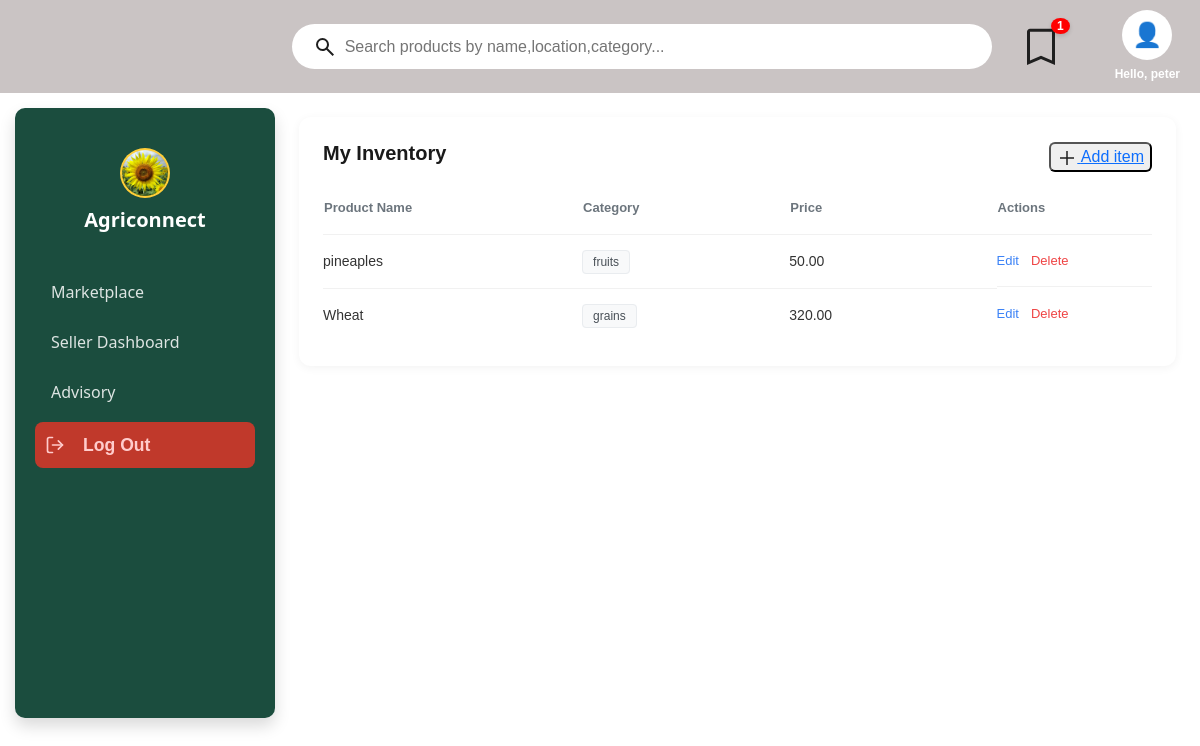
Page /app1/sellerdash (signed in) on the earlier database version.
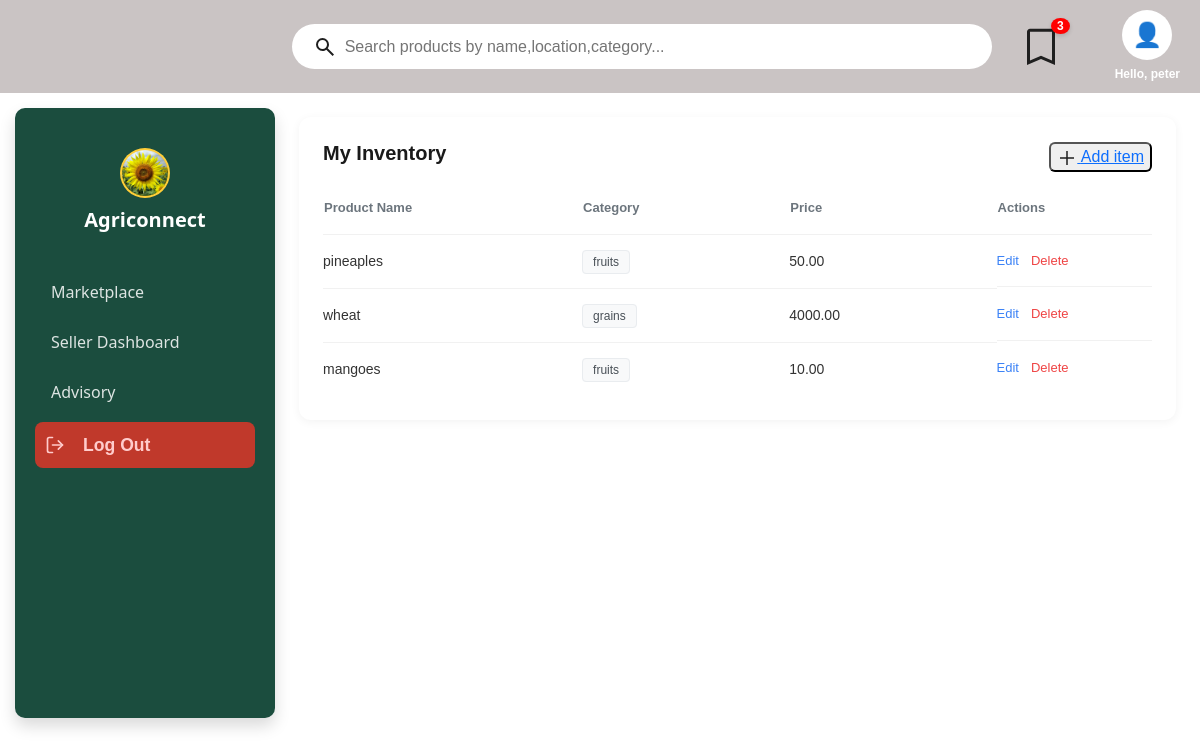
Same page on the later database version.
### app1/models.py (models this page shows, shortened)
class Product(models.Model):
    CATEGORY_CHOICES = [
        ('grains', 'Grains'),
        ('vegetables', 'Vegetables'),
        ('fruits', 'Fruits'),
        ('livestock', 'Livestock'),
        ('tubers', 'Tubers'),
    ]
    seller = models.ForeignKey(User, on_delete=models.CASCADE)
    name = models.CharField(max_length=100)
    category = models.CharField(max_length=50, choices=CATEGORY_CHOICES)
    location = models.CharField(max_length=100)
    price = models.DecimalField(max_digits=10, decimal_places=2)
    quantity = models.CharField(max_length=50) # e.g., "50 bags"
    phone_number = models.CharField(max_length=15)
    image = models.ImageField(upload_to='product_images/') # Requires Pillow installed

### app1/views.py (the view)
# urls.py: path('sellerdash',views.seller_dashboard,name='seller'),
@login_required
def seller_dashboard(request):
    user_products = Product.objects.filter(seller=request.user)
    return render(request, 'app1/sellerdashboard.html', {'products': user_products})

### app1/context_processors.py (called while the page is built)
def saved_items_processor(request):
    if request.user.is_authenticated:
        saved_items = SavedItem.objects.filter(user=request.user).select_related('product')
        return {'saved_items': saved_items}
    return {'saved_items': []}

### app1/templates/app1/sellerdashboard.html
{% extends "main.html" %}
{% block content %}
{%load static%}
<link rel="stylesheet" href="{%static 'css/main.css'%}">
<link rel="stylesheet" href="{%static 'bootstrap/css/bootstrap.min.css'%}">
<div class="sellercontent flex-grow-1 p-4 "style="font-family:  sans-serif;">
    <div class="inventory-container ">
        <div class="inventory-header">
            <h2>My Inventory</h2>
            <button class="rounded-2 "><a href="{%url 'add'%}" class=" "><span><svg xmlns="http://www.w3.org/2000/svg" height="20px" viewBox="0 -960 960 960" width="20px" fill="#1f1f1f"><path d="M444-144v-300H144v-72h300v-300h72v300h300v72H516v300h-72Z"/></svg></span> Add item</a></button>
        </div>
        <table class="inventory-table">
            <thead>
                <tr>
                    <th style="width: 25%;">Product Name</th>
                    <th style="width: 20%;">Category</th>
                    <th style="width: 20%;">Price</th>
                    <th style="width: 15%;">Actions</th>
                </tr>
            </thead>
            <tbody>
                 {%for product in products%}
                <tr>
                    <td class="product-name">{{product.name}}</td>
                    <td><span class="category-badge">{{product.category}}</span></td>
                    <td class="price">{{product.price}}</td>
                    <td class="actions">
                        <a href="{%url 'update' product.id%}" class="edit-btn">Edit</a>
                        <a href="{%url 'delete' product.id%}" class="delete-btn">Delete</a>
                    </td>
                </tr>
                {%endfor%}
            </tbody>
        </table>
    </div>
</div>
{% endblock  %}

### templates/main.html (shortened to what this page needs)
{%load static%}
<!DOCTYPE html>
<html lang="en">
<head>
    <link rel="stylesheet" href="{%static 'css/main.css'%}">
    <link rel="stylesheet" href="{%static 'bootstrap/css/bootstrap.min.css'%}">
</head>
<body>
    <div  class="bar" >
    <form class="search" action="{% url 'search_results' %}" method="get" >
        <button style="background: none; border: none; cursor: pointer; font-size: 18px;">
        </button>
        <input type="text" name="q" placeholder="Search products by name,location,category..." style="border: none; outline: none; flex: 1; font-size: 16px;">
    </form>
   <div class="bookmark-container" style="position: relative; display: inline-block;">
    <div class="bookmark-icon" id="bookmark-btn" style="cursor: pointer;">
        <span style="font-size: 24px;"><svg xmlns="http://www.w3.org/2000/svg" height="48px" viewBox="0 -960 960 960" width="48px" fill="#1f1f1f"><path d="M200-120v-665q0-24 18-42t42-18h440q24 0 42 18t18 42v665L480-240 200-120Zm60-91 220-93 220 93v-574H260v574Zm0-574h440-440Z"/></svg></span>
        <span id="bookmark-badge" class="badge" style="background:red; color:white; border-radius:50%; padding: 2px 6px; font-size: 12px; position: absolute; top: -5px; right: -5px;">
            {{ saved_items|length }}
        </span>
    </div>
</div><br>
    <div class="profile">
        <div class="userpicdiv">
            <span style="font-size: 24px;">&#128100;</span>
        </div>
        <span class="name" style="color: white; font-size: 12px; margin-top: 5px; font-weight: bold;">
            Hello, {{user.username}}
        </span>
    </div>
  </div>
  <div class="d-flex">
  <div class="sidebar shadow">
        <div class="logo-sect">
            <img src="{%static 'images/pexels-pixabay-64221.jpg'%}" alt="Agriconnect" class="logo-im bg-warning">
            <h5 class="fw-bold mb-0">Agriconnect</h5>
        </div>
        <ul class="nav flex-column">
            <li class="nav-item">
                <a href="{%url 'home'%}" class="nav-link ">
                    <span>Marketplace</span>
                </a>
            </li>
            <li class="nav-item">
                <a href="{%url 'seller'%}" class="nav-link">
                    <span>Seller Dashboard</span>
                </a>
            </li>
            <li class="nav-item">
                <a href="{%url 'advise'%}" class="nav-link">
                    <span>Advisory</span>
                </a>
            </li>
            <li class="nav-item">
               <form action="{% url 'logout' %}" method="post">
  <button class="logout-btn "  ><svg width="20" height="20" viewBox="0 0 24 24" fill="none" stroke="currentColor" stroke-width="2" stroke-linecap="round" stroke-linejoin="round">
        <path d="M9 21H5a2 2 0 0 1-2-2V5a2 2 0 0 1 2-2h4"></path>
        <polyline points="16 17 21 12 16 7"></polyline>
        <line x1="21" y1="12" x2="9" y2="12"></line>
    </svg>
    <span style="margin-left: 8px;font-family:  sans-serif; ">Log Out</span></button>
</form>
            </li>
        </ul>
    </div>
        <div class="w-100">
         {%block content%}
         {%endblock%}
        </div>
</div>
</body>
</html>

### static/css/main.css (style rules this page uses)
.sidebar { width: 260px; background-color: #1b4d3e; color: white; margin: 15px 0 15px 15px; border-radius: 10px; flex-shrink: 0; display: flex; flex-direction: column; padding: 20px; height: calc(80vh - 30px); position: sticky; top: 15px; }
.logo-sect { text-align: center; margin: 20px 0 40px 0; }
.logo-im { width: 50px; height: 50px; border-radius: 50%; object-fit: cover; border: 2px solid rgba(255,255,255,0.2); margin-bottom: 10px; }
.nav-link { color: rgba(255, 255, 255, 0.85) !important; font-size: 0.95rem; margin-bottom: 10px; padding: 12px 15px; border-radius: 8px; transition: all 0.3s; display: flex; align-items: center; gap: 15px; }
.bar { display: flex; align-items: center; justify-content: flex-end; gap: 25px; padding: 10px 20px; background-color: rgb(202, 196, 196); font-family: sans-serif; }
.search { background-color: white; padding: 8px 15px; border-radius: 50px; display: flex; align-items: center; width: 700px; }
.profile { display: flex; flex-direction: column; align-items: center; cursor: pointer; }
.userpicdiv { width: 50px; height: 50px; background-color: white; border-radius: 50%; display: flex; align-items: center; justify-content: center; border: 2px solid rgba(255,255,255,0.2); }
.badge { position: absolute; top: 15px; padding: 6px 14px; border-radius: 4px; font-size: 14px; font-weight: 700; z-index: 10; box-shadow: 0 2px 4px rgba(0,0,0,0.15); }
.inventory-container { background-color: #ffffff; border-radius: 12px; box-shadow: 0 2px 10px rgba(0, 0, 0, 0.05); padding: 24px; width: 100%; }
.inventory-header { display: flex; justify-content: space-between; align-items: center; margin-bottom: 24px; }
.inventory-header h2 { font-size: 20px; font-weight: 600; color: #1a1a1a; }
.inventory-table { width: 100%; border-collapse: collapse; }
.inventory-table th { text-align: left; font-size: 13px; color: #6c757d; font-weight: 600; padding-bottom: 16px; border-bottom: 1px solid #f1f1f1; }
.inventory-table td { padding: 16px 0; vertical-align: middle; border-bottom: 1px solid #f1f1f1; font-size: 14px; color: #333; }
.inventory-table tr:last-child td { border-bottom: none; }
.product-name { font-weight: 500; color: #212529; }
.price { color: #495057; }
.category-badge { background-color: #f8f9fa; border: 1px solid #e9ecef; padding: 4px 10px; border-radius: 4px; font-size: 12px; color: #495057; }
.actions { display: flex; gap: 12px; }
.edit-btn { text-decoration: none; color: #3b82f6; font-size: 13px; }
.delete-btn { text-decoration: none; color: #ef4444; font-size: 13px; }
.logout-btn { background: #c0392b; border: none; color: #ffcccc; font-size: 1.1rem; font-weight: bold; cursor: pointer; display: flex; align-items: center; gap: 10px; width: 100%; padding: 10px; text-align: left; transition: all 0.3s; border-radius: 8px; }

Differences in the rows shown:
removed Product: name "Wheat", category "grains", price "320.00"
added Product: name "wheat", category "grains", price "4000.00"
added Product: name "mangoes", category "fruits", price "10.00"
Other differences:
{{ saved_items|length }}: "1" → "3"
